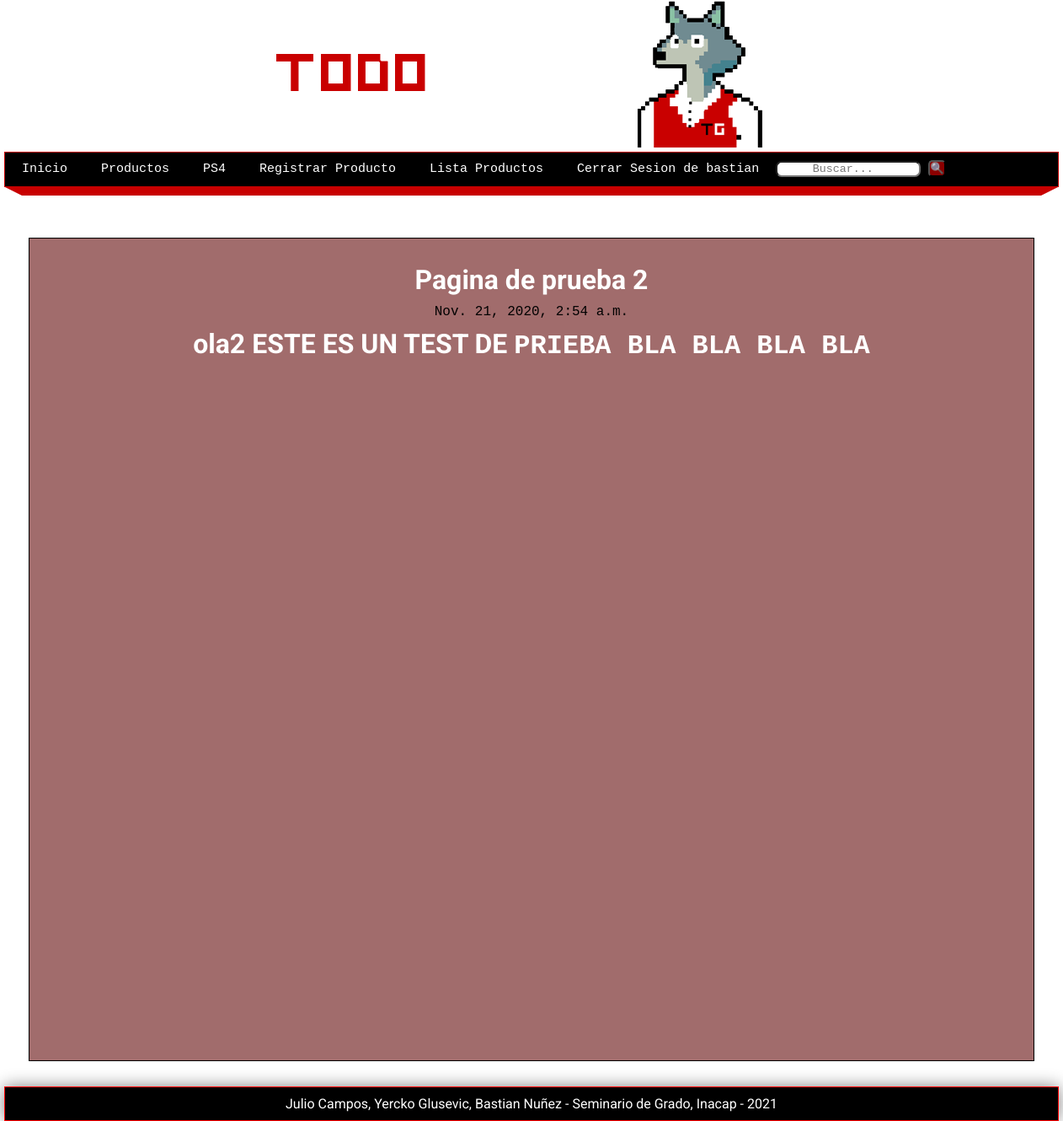
/pagina/test-2 (signed in), run on the app's committed database.
### pages/models.py (models this page shows, shortened)
class Page(models.Model):
    title = models.CharField(max_length=100, verbose_name="Titulo")
    content = RichTextField(verbose_name="Contenido")
    slug = models.CharField(unique=True, max_length=150, verbose_name="URL")
    order = models.IntegerField(default=0,verbose_name="Orden")
    visible = models.BooleanField(verbose_name="¿Visible?")
    created_at = models.DateTimeField(auto_now_add=True, verbose_name="Creado el")
    updated_at = models.DateTimeField(auto_now=True, verbose_name="Actualizado el")
    class Meta:
        verbose_name = "Pagina"
        verbose_name_plural = "Paginas"

### pages/views.py (the view)
# urls.py: path('pagina/<str:slug>', views.page, name="page"),
def page(request, slug):
    page = Page.objects.get(slug=slug)
    return render(request, "pages/page.html", {
        "page": page
    })

### pages/context_processors.py (called while the page is built)
def get_pages(request):
    pages = Page.objects.filter(visible=True).order_by('order').values_list('id', 'title', 'slug')
    return {
        'pages': pages
    }

### pages/templates/pages/page.html (shortened to what this page needs)
{% extends 'layouts/layout.html' %}
{% block content%}
    <h1>{{page.title}}</h1>
    <span>{{page.created_at}}</span>
    <p>
    {{page.content|safe}}
    </p>
{% endblock %}

### mainapp/templates/layouts/layout.html (shortened to what this page needs)
{% load static %}
<!DOCTYPE html>
<html lang="es">
<head>
    <link rel="stylesheet" type="text/css" href="{% static 'css/styles.css' %}" />
</head>
<body>
    <header>
    <div class="banner">
        <picture>
            <source media="(min-width:667px)" srcset="{% static 'images/banner.png'%}">
            <img src="{% static 'images/logo.png'%}" alt="TodoGames" style="width:auto;">
        </picture>
    </div>
    </header>
    <nav>
        <ul>
            <li>
                <a href="{% url 'index' %}">Inicio</a>
            </li>
            <li>
                <a href="{% url 'juegos' %}">Productos</a>
            </li>
            <li>
                <a href="http://127.0.0.1:8000/juegos/?search=ps4">PS4</a>
            </li>
            {% if user.email %}
                <li>
                    <a href="{% url 'guardar_full' %}">Registrar Producto</a>
                </li>
                <li>
                    <a href="{% url 'juegos3' %}">Lista Productos</a>
                </li>
                <li>
                    <a id="cerrarSesion" href="{% url 'logout' %}">Cerrar Sesion de {{user.username}}</a>
                </li>
            {% else %}
            <li>
                <a href="{% url 'login' %}">Identificarse</a>
            </li>
            {%endif%}
            <li>
            <form class="form-inline my-2 my-lg-1" action="{% url 'juegos' %}">
            <input
            class="busquedaInput"
            type="search"
            placeholder="Buscar..."
            aria-label="Search"
            name='search'
            value="{{search_term}}">
            <button class="botones2" type="submit" >🔍</button>
            </form>
            </li>
        </ul>
    </nav>
    <div class="barra">
        <span class="esquina-izquierda"></span>
        <span class="relleno-barra"></span>
        <span class="esquina-derecha"></span>
    </div>
    <div id="content">
        <div class="box">
            {% block content %}{% endblock %}
        </div>
    </div>
    <footer id="barrita">
        Julio Campos, Yercko Glusevic, Bastian Nuñez - Seminario de Grado, Inacap - {% now "Y" %}
    </footer>
</body>
</html>

### mainapp/static/css/styles.css (style rules this page uses)
* { margin: 0px; padding: 0px; font-family: 'Courier New', Courier, monospace; text-decoration: none; }
.box p, .box h1, .box h2, .box h3, .box ul { margin-top: 10px; margin-bottom: 10px; }
body { background-image:url(https://i.ibb.co/3cbMNZt/Sin-t-tulo-5.png); font-family: 'Open Sans', sans-serif; }
h1 { font-family: 'Roboto', sans-serif; color: white; }
p { color: white; font-family: 'Roboto', sans-serif; line-height:25px; }
header { width: 1212px; height: 180px; background-color: transparent; margin: 0px auto; }
.banner { display: block; margin-left: auto; margin-right: auto; height: auto; width: 50%; max-width: 100%; }
#barrita { font-family: 'Roboto', sans-serif; }
nav { width: 1250px; height: 40px; background-color: black; border: 1px solid rgb(200, 0, 0); margin: 0 auto; font-size: 15px; text-decoration:none; }
nav ul { list-style: none; text-decoration: none; }
nav ul li { line-height: 40px; float: left; }
nav ul li a { display: block; padding-left: 20px; padding-right: 20px; color: white; }
.barra { width: 1250px; margin: 0 auto; }
.esquina-izquierda { display: block; border-left: 20px solid transparent; border-top: 10px solid rgb(200, 0, 0); float:left; }
.esquina-derecha { display: block; border-right: 20px solid transparent; border-top: 10px solid rgb(200, 0, 0); float:right; }
.relleno-barra { display: block; width: 1210px; height: 10px; background-color: rgb(200, 0, 0); float: left; }
#content { width: 1212px; min-height: 930px; text-align: center; margin: 0 auto; margin-bottom: 30px; margin-top: 60px; }
.box { background-color:rgba(121, 46, 46, 0.7); width: 95%; min-height: 935px; padding: 20px; border: 1px solid black; margin: 0 auto; color: black }
footer { width: 1250px; background-color: black; border: 1px solid red; color: white; text-align: center; padding-top: 10px; padding-bottom: 10px; box-shadow: 0px 0px 20px gray; margin: 0 auto; }
a { color:gold; }
.busquedaInput { text-align: center; margin: auto; border-radius: 7px; }
.botones2 { text-align: center; margin: auto; border-radius: 5px; background-color: darkred; }
form { text-align: center; margin: auto; border-radius: 10px; }

### data on the page
Page: title "Pagina de prueba 2", created_at "Nov. 21, 2020, 2:54 a.m.", content "ola2 ESTE ES UN TEST DE PRIEBA BLA BLA BLA BLA"

### other printed values
{{ user.username }} "bastian"
